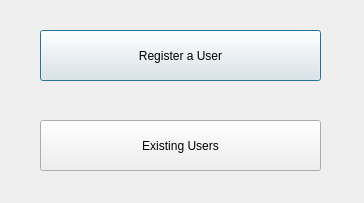
<?xml version="1.0" encoding="UTF-8"?>
<ui version="4.0">
 <class>usersForm</class>
 <widget class="QDialog" name="usersForm">
  <property name="geometry">
   <rect>
    <x>0</x>
    <y>0</y>
    <width>364</width>
    <height>203</height>
   </rect>
  </property>
  <property name="windowTitle">
   <string>Users</string>
  </property>
  <widget class="QPushButton" name="registerAUserBtn">
   <property name="geometry">
    <rect>
     <x>40</x>
     <y>30</y>
     <width>281</width>
     <height>51</height>
    </rect>
   </property>
   <property name="text">
    <string>Register a User</string>
   </property>
  </widget>
  <widget class="QPushButton" name="existingUsersBtn">
   <property name="geometry">
    <rect>
     <x>40</x>
     <y>120</y>
     <width>281</width>
     <height>51</height>
    </rect>
   </property>
   <property name="text">
    <string>Existing Users</string>
   </property>
  </widget>
 </widget>
 <resources/>
 <connections/>
</ui>
